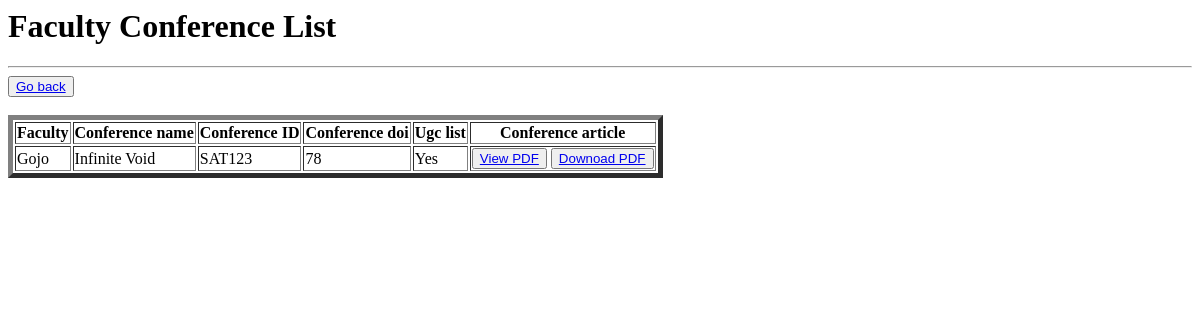
The app's page /hodviewotherconf (signed in), older data.
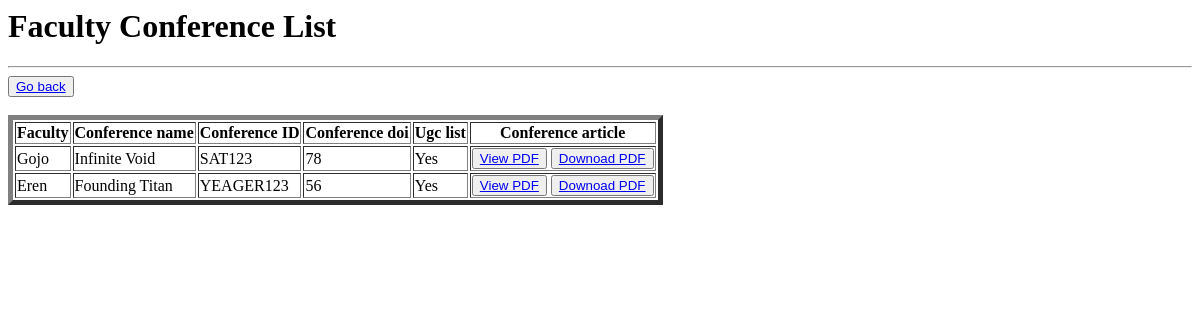
The same page, newer data.
### CSE/models.py (models this page shows, shortened)
class Conference(models.Model):
    fac_id=models.ForeignKey(Faculty,on_delete=models.CASCADE)
    conference_id = models.CharField(primary_key=True,max_length=100)
    conference_name = models.CharField(max_length=255)
    conference_article = models.FileField(upload_to='conference/',validators=[validate_pdf])
    conference_doi=models.IntegerField(null=True,blank=True)
    ugc=(('Yes','Yes'),('No','No'))
    ugc_listed=models.CharField(max_length=10,choices=ugc)

class Faculty(AbstractUser):
    age = models.PositiveIntegerField(default=0)
    GENDER_CHOICES = (
        ('male', 'Male'),
        ('female', 'Female'),
    )
    gender = models.CharField(max_length=6, choices=GENDER_CHOICES)
    department_name = models.CharField(max_length=100)
    phone_number = models.CharField(max_length=15, null=False, blank=False,unique=True)
    ROLE=(('HOD','HOD'),('OTHER','OTHER'))
    role=models.CharField(max_length=10,choices=ROLE,default='OTHER')
    fac_id=models.UUIDField(default=uuid.uuid4(),null=False,blank=False,primary_key=True,editable='false')

### CSE/views.py (the view)
# urls.py: path('hodviewotherconf',views.hod_view_other_conference_details,name='hodviewotherconf'),
def hod_view_other_conference_details(request):
    if request.user.is_authenticated:
        conferences=Conference.objects.exclude(fac_id=request.user.fac_id)
    return render(request, 'hodviewconferencedetail.html', {'conferences': conferences})

### CSE/templates/hodviewconferencedetail.html (shortened to what this page needs)
<h1>Faculty Conference List</h1>
<hr>
<button><a href="{% url 'hodoptions' %}">Go back</a></button><br><br>
<table border="5">
    <thead>
        <tr>
            {% if user.role == "HOD" %}
                <th>Faculty</th>
            {% endif %}
            <th>Conference name</th>
            <th>Conference ID</th>
            <th>Conference doi</th>
            <th>Ugc list</th>
            <th>Conference article</th>
        </tr>
    </thead>
    <tbody>
        {% for i in conferences %}
            <tr>
            {% if user.role == "HOD" %}
               <td>{{i.fac_id.username}}</td>
            {% endif %}
                <td>{{i.conference_name}}</td>
                <td>{{i.conference_id}}</td>
                <td>{{i.conference_doi}}</td>
                <td>{{ i.ugc_listed }}</td>
                <td>
                    {% if i.conference_article %}
                      <button><a href="{{ i.conference_article.url }}" target="_blank" >View PDF</a></button>
                      <button><a href="{{ i.conference_article.url }}" target="_blank" download>Downoad PDF</a></button>
                    {% endif %}
                </td>
            </tr>
        {% endfor %}
    </tbody>
</table

Row changes from the older to the newer data that the page shows:
added Conference: fac_id.username "Eren", conference_name "Founding Titan", conference_id "YEAGER123", conference_doi "56", ugc_listed "Yes"
